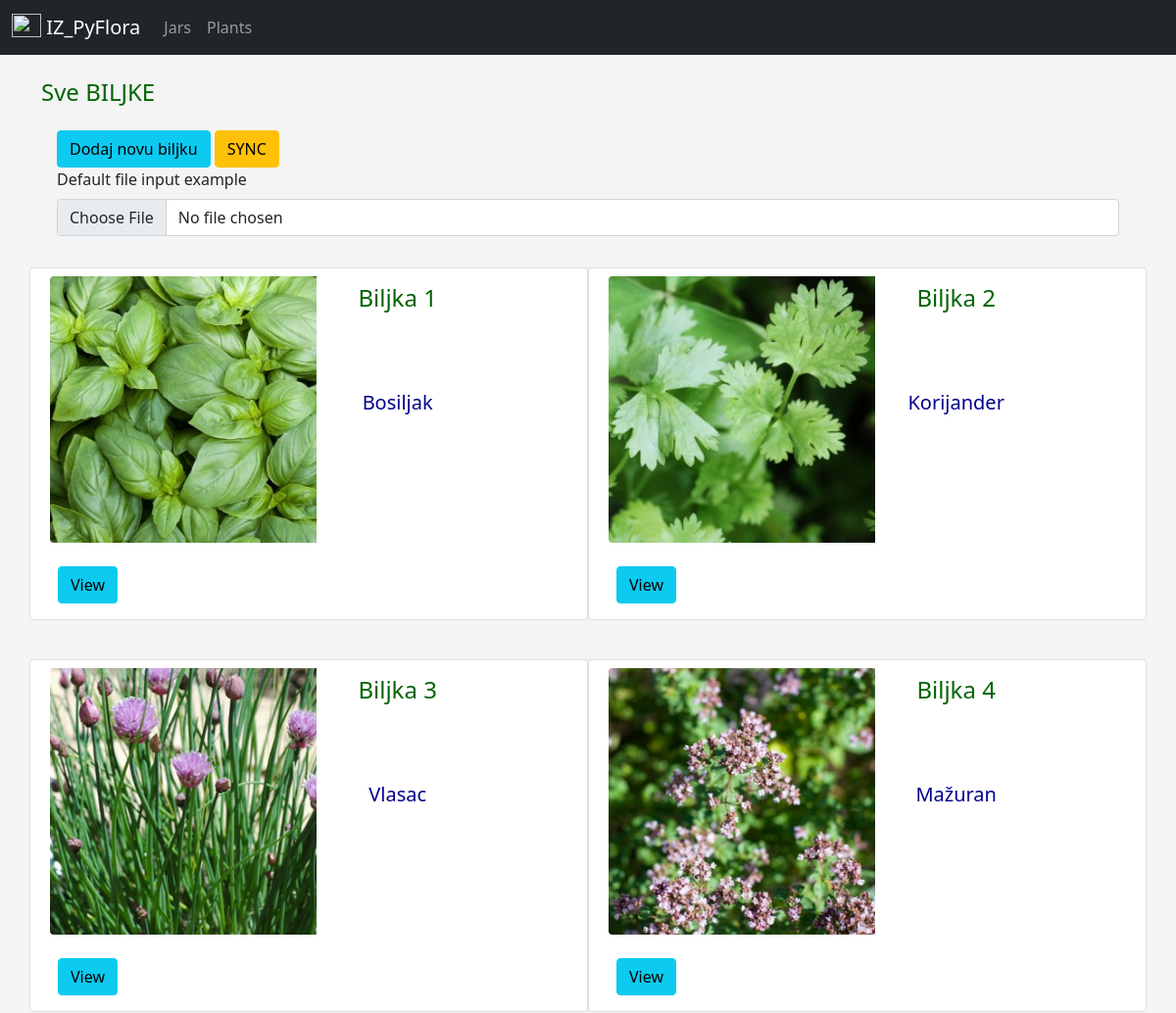
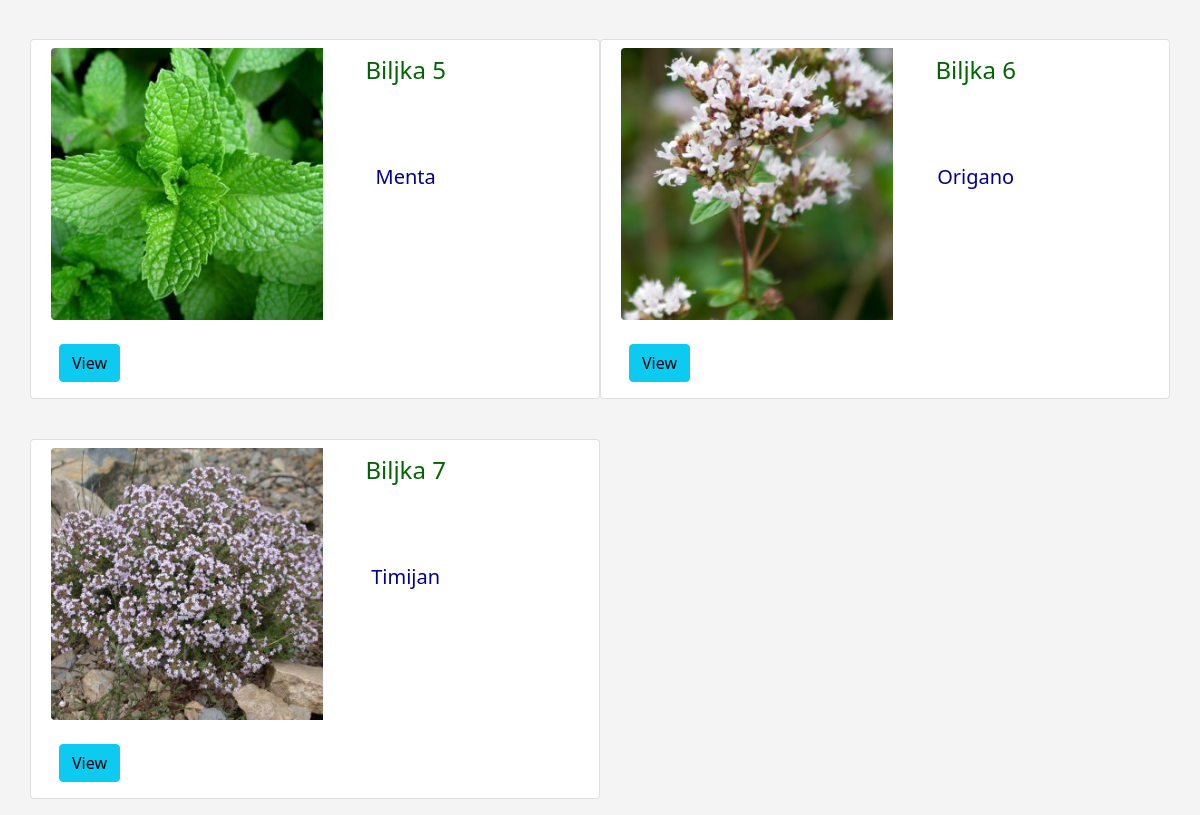
/plants, run on the app's committed database (2 pictures, top to bottom).
### app/models.py (models this page shows, shortened)
class Plant(db.Model):
    id = db.Column(db.Integer, primary_key=True)
    name = db.Column(db.String(300), nullable=False, default='Plantless')
    photo = db.Column(db.String(300), nullable=False, default='default.jpg')
    temperature = db.Column(db.Integer, nullable=False, default=10)
    phf = db.Column(db.Integer, nullable=False, default=7)
    humidity = db.Column(db.Integer, nullable=False, default=44)

### app/routes.py (the view)
@app.route('/plants')
def plants():
    plants = Plant.query.order_by(Plant.id)
    return render_template('plants/plants.html',
                            plants=plants)

### app/templates/plants/plants.html (shortened to what this page needs)
{% extends 'layout.html' %}
{% block content %}
    <h4>Sve BILJKE</h4>
    <div class="card-body">
        <a href="#" class="btn btn-info">Dodaj novu biljku</a>
        <a href="#" class="btn btn-warning">SYNC</a>
        <div class="mb-3">
            <label for="formFile" class="form-label">Default file input example</label>
            <input class="form-control" type="file" id="formFile">
        </div>
    </div>
    <div class="row row-cols-1 row-cols-md-2 g-4">
        {% for plant in plants %}
            <div class="card mb-3" style="max-width: 600px;">
                <div class="row g-0">
                    <div class="col-md-6">
                        <img src="{{ url_for('static', filename='pics/' + plant.photo) }}" class="img-fluid rounded-start m-2" alt="...">
                    </div>
                    <div class="col-md-4">
                        <div class="card-body">
                            <center>
                                <h4 class="card-title">Biljka {{ plant.id }}</h4>
                            </center>
                            <br><br><br>
                            <center>
                                <h5> {{ plant.name }}</h5>
                            </center>
                        </div>
                    </div>
                </div>
                <div class="card-body">
                    <a href="{{ url_for('plant_details', plant_id=plant.id, plant_name=plant.name) }}" class="btn btn-info">View</a>
                </div>
            </div>
        {% endfor %}
{% endblock content %}

### app/templates/layout.html (shortened to what this page needs)
<!doctype html>
<html lang="en">
<head>
    <link href="https://cdn.jsdelivr.net/npm/bootstrap@5.1.3/dist/css/bootstrap.min.css" rel="stylesheet"
>
    <link href="{{ url_for('static', filename='css/styles.css')}}" rel="stylesheet">
</head>
<body>
    <header>
        {% include 'navbar.html' %}
    </header>
    <br>
    <div class="container">
        {% block content %}
        {% endblock content%}
    </div>
</body>
</html>

### app/templates/navbar.html (shortened to what this page needs)
<nav class="navbar navbar-expand-lg navbar-dark bg-dark">
    <div class="container-fluid">
        <a class="navbar-brand" href="{{ url_for('index') }}">
            <img src="{{ url_for('static', filename='pics/gear-wide-connected.svg') }}" alt="" width="30" height="24" class="d-inline-block align-text-top">
            IZ_PyFlora
        </a>
        <div class="collapse navbar-collapse" id="navbarSupportedContent">
            <ul class="navbar-nav me-auto mb-2 mb-lg-0">
                <li class="nav-item">
                    <a class="nav-link" href="{{ url_for('jars')}}">Jars</a>
                </li>
                <li class="nav-item">
                    <a class="nav-link" href="{{ url_for('plants')}}">Plants</a>
                </li>
        </div>
    </div>
</nav>

### app/static/css/styles.css (style rules this page uses)
h5 { color: darkblue; }
h4 { color: darkgreen; }
body { background: #f4f4f4 }

### data on the page
Plant: photo (picture), id "1", name "Bosiljak"
Plant: photo (picture), id "2", name "Korijander"
Plant: photo (picture), id "3", name "Vlasac"
Plant: photo (picture), id "4", name "Mažuran"
Plant: photo (picture), id "5", name "Menta"
Plant: photo (picture), id "6", name "Origano"
Plant: photo (picture), id "7", name "Timijan"
